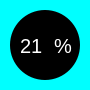
    <widget class="QFrame" name="frame_18">
     <property name="geometry">
      <rect>
       <x>700</x>
       <y>630</y>
       <width>90</width>
       <height>90</height>
      </rect>
     </property>
     <property name="styleSheet">
      <string notr="true">QFrame{
background-color: rgb(0, 255, 255);
border-radius:45px;
}</string>
     </property>
     <property name="frameShape">
      <enum>QFrame::StyledPanel</enum>
     </property>
     <property name="frameShadow">
      <enum>QFrame::Plain</enum>
     </property>
     <widget class="QFrame" name="frame_19">
      <property name="geometry">
       <rect>
        <x>10</x>
        <y>10</y>
        <width>70</width>
        <height>70</height>
       </rect>
      </property>
      <property name="styleSheet">
       <string notr="true">QFrame{
background-color: black;
border-radius:35px;
}</string>
      </property>
      <property name="frameShape">
       <enum>QFrame::StyledPanel</enum>
      </property>
      <property name="frameShadow">
       <enum>QFrame::Plain</enum>
      </property>
      <widget class="QWidget" name="widget_43" native="true">
       <property name="geometry">
        <rect>
         <x>10</x>
         <y>10</y>
         <width>71</width>
         <height>51</height>
        </rect>
       </property>
       <property name="styleSheet">
        <string notr="true">background-color: rgba(255, 255, 255, 0);
</string>
       </property>
       <widget class="QWidget" name="horizontalLayoutWidget_17">
        <property name="geometry">
         <rect>
          <x>0</x>
          <y>0</y>
          <width>61</width>
          <height>51</height>
         </rect>
        </property>
        <layout class="QHBoxLayout" name="horizontalLayout_17">
         <item>
          <widget class="QLabel" name="Finential_statistic1_51">
           <property name="styleSheet">
            <string notr="true">color:white;
background-color: rgba(255, 255, 255, 0);
font: 20px;</string>
           </property>
           <property name="text">
            <string>21</string>
           </property>
           <property name="wordWrap">
            <bool>true</bool>
           </property>
          </widget>
         </item>
         <item>
          <widget class="QLabel" name="Finential_statistic1_52">
           <property name="styleSheet">
            <string notr="true">color:white;
font: 20px;
background-color:rgba(255, 255, 255, 0);</string>
           </property>
           <property name="frameShadow">
            <enum>QFrame::Raised</enum>
           </property>
           <property name="text">
            <string>%</string>
           </property>
           <property name="wordWrap">
            <bool>true</bool>
           </property>
          </widget>
         </item>
        </layout>
       </widget>
      </widget>
     </widget>
    </widget>
